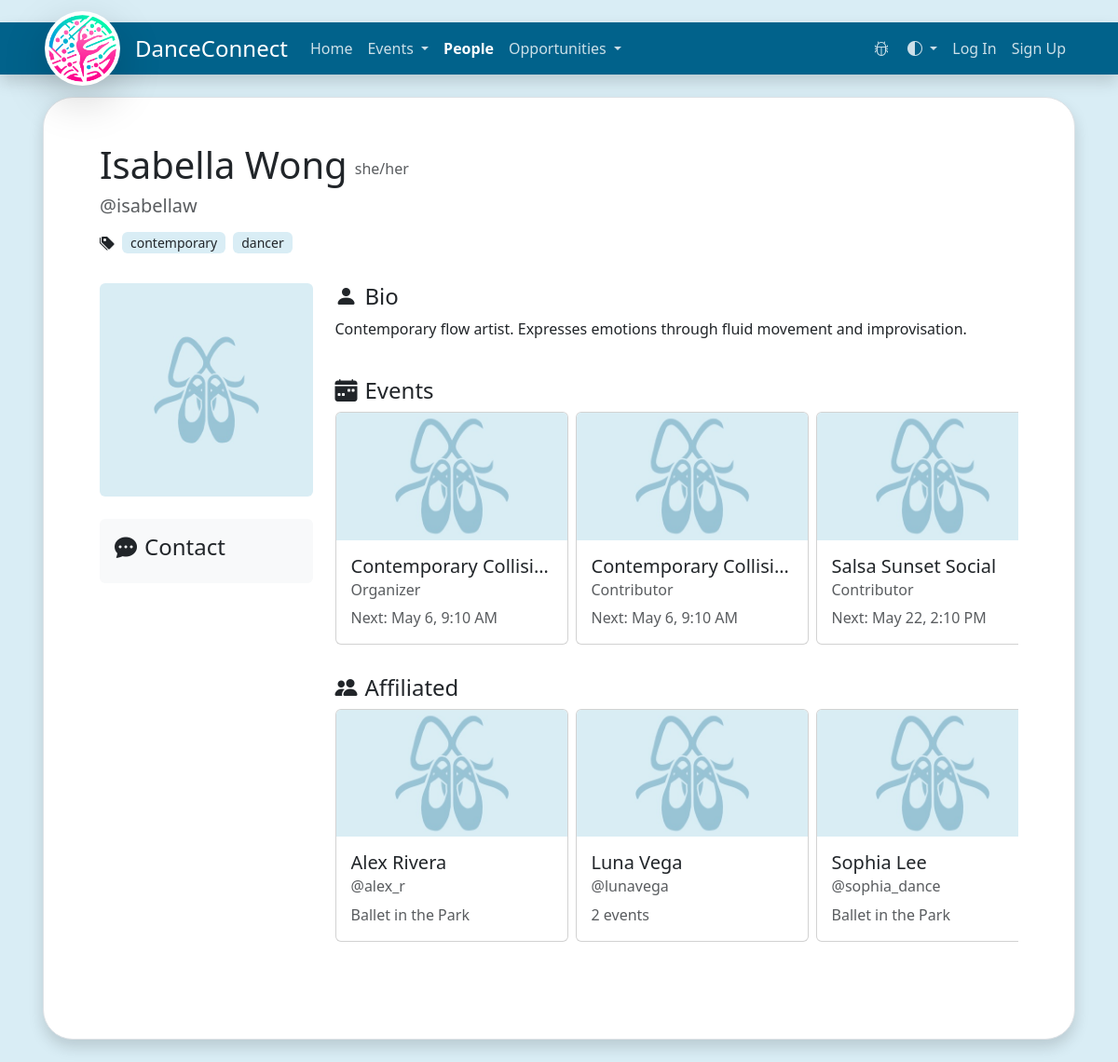
/people/isabellaw/, run on the app's committed database.
### website/models/user/user.py (models this page shows)
class User(db.Model, UserMixin):
    __tablename__ = "users"
    id: Mapped[int] = mapped_column(Integer, primary_key=True)
    username: Mapped[str] = mapped_column(String, unique=True)
    email: Mapped[str] = mapped_column(String, unique=True)
    password: Mapped[str]
    is_admin: Mapped[bool] = mapped_column(Boolean, default=False)
    display_name: Mapped[str]
    pronouns: Mapped[str]
    bio: Mapped[str]
    user_type: Mapped['UserType']
    profile_picture_url: Mapped[str]
    profile_picture_id: Mapped[str]
    tags: Mapped[List['UserTag']] = relationship(
        'UserTag', secondary="user_tag_relationships", back_populates='users', cascade="all, delete")
    socials: Mapped[List['SocialMedia']] = relationship(
        'SocialMedia', cascade="all, delete-orphan")
    events_organized: Mapped[List['Event']] = relationship(
        'Event', back_populates='organizer')
    events_contributed: Mapped[List['Event']] = relationship(
        'Event', secondary="event_contributors", back_populates="contributors", viewonly=True)
    contributor_association: Mapped[List['EventContributor']] = relationship(
        'EventContributor', back_populates='user', cascade="all, delete-orphan")
    opportunity_posts: Mapped[List['Opportunity']] = relationship(
        'Opportunity', back_populates='poster', cascade='all, delete-orphan')
    def get_profile_pic_url(self):
        if self.profile_picture_url == "":
            return url_for("static", filename="images/placeholder.jpg")
        return self.profile_picture_url

### website/models/user/user_tag.py (models this page shows)
class UserTag(db.Model):
    __tablename__ = "user_tags"
    id: Mapped[int] = mapped_column(Integer, primary_key=True)
    name: Mapped[str] = mapped_column(String, unique=True)
    users: Mapped[List['User']] = relationship(
        'User', secondary="user_tag_relationships", back_populates='tags')

### website/models/event/event_contributor.py (models this page shows)
class EventContributor(db.Model):
    __tablename__ = "event_contributors"
    id: Mapped[int] = mapped_column(Integer, primary_key=True)
    event_id: Mapped[int] = mapped_column(Integer, ForeignKey('events.id'))
    user_id: Mapped[int] = mapped_column(Integer, ForeignKey('users.id'))
    event: Mapped['Event'] = relationship(
        'Event', back_populates="contributor_association")
    user: Mapped['User'] = relationship(
        'User', back_populates="contributor_association")
    role: Mapped[str]

### website/models/event/event.py (models this page shows)
class Event(db.Model):
    __tablename__ = "events"
    id: Mapped[int] = mapped_column(Integer, primary_key=True, nullable=False)
    organizer_id: Mapped[int] = mapped_column(
        Integer, ForeignKey('users.id'), nullable=False)
    organizer: Mapped["User"] = relationship(
        "User", back_populates="events_organized")
    title: Mapped[str]
    description: Mapped[str]
    url: Mapped[str]
    tags: Mapped[List['EventTag']] = relationship(
        'EventTag', secondary="event_tag_relationships", back_populates='events', cascade="all, delete")
    venue_name: Mapped[str]
    venue_address: Mapped[str]
    venue_is_mobility_aid_accessible: Mapped[bool] = mapped_column(Boolean)
    accessibility_notes: Mapped[str]
    min_ticket_price: Mapped[Optional[float]]
    max_ticket_price: Mapped[Optional[float]]
    occurrences: Mapped[List['EventOccurrence']] = relationship(
        'EventOccurrence', back_populates='event', order_by="asc(EventOccurrence.start_time)", cascade="all, delete-orphan")
    contributors: Mapped[List['User']] = relationship(
        'User', secondary="event_contributors", back_populates="events_contributed", viewonly=True)
    contributor_association: Mapped[List['EventContributor']] = relationship(
        'EventContributor', back_populates='event', cascade="all, delete-orphan")
    request_notifications: Mapped[List['EventRequestNotification']] = relationship(
        'EventRequestNotification', back_populates="event", cascade="all, delete-orphan")
    @hybrid_property
    def next_occurrence(self) -> Optional[EventOccurrence]:
        chronological_list = self.occurrences
        chronological_list.sort(
            key=lambda occurrence: occurrence.start_time)
        for occurrence in chronological_list:
            if occurrence.start_time > datetime.now():
                return occurrence
        return None

### website/routes/ui/people.py (the view)
@people.route("/<username>/", methods=["GET"])
def person(username):
    person: User = read_single_user(username=username)["data"]
    events_contributed = person.contributor_association
    socialMediaDic = {}
    for social in person.socials:
        socialMediaDic[social.social_media] = social.handle
    print(socialMediaDic)
    edit = False
    bio = None
    if person.bio != "":
        bio = person.bio
    affiliations = get_affilliations(person.id)["data"] or []
    return render_template(
        "person.html",
        user=current_user,
        person=person,
        bio=bio,
        events_contributed=events_contributed,
        events_organized=person.events_organized,
        affiliations=affiliations,
        edit=edit,
        socials=socialMediaDic,
    )

### website/templates/person.html (shortened to what this page needs)
{% extends "base.html" %}
{% block content %}
<div class="container">
        <div class="row align-items-center mb-4">
            <div class="col">
                {% block edit_person_display_name_pronouns %}
                <div class="row p-0 m-0 align-items-center">
                    <div class="col-auto justify-content-start p-0 pe-2 m-0">
                        <h1>{{ person.display_name }}</h1>
                    </div>
                    {% if person.pronouns != "" %}
                    <div class="col-auto justify-content-start p-0 text-muted">
                        {{person.pronouns}}
                    </div>
                    {% endif %}
                </div>
                <div class="col-auto justify-content-start mb-3 text-muted">
                    <h5>@{{person.username}}</h5>
                </div>
                {% endblock %}
                {% block edit_person_tags %}
                {% if person.tags|length > 0 %}
                <div class="row d-flex flex-wrap gx-1 pb-0 mb-0">
                    {% if person.tags and person.tags|length > 0 %}
                    <div class="col-lg-auto col-12 d-lg-inline-block d-block me-1 mb-1">
                        <i class="bi bi-tag{{'s' if person.tags|length > 1}}-fill" aria-describedby="Tags"></i>
                    </div>
                    {% for tag in person.tags %}
                    <form class="col-auto mb-1" action="{{ url_for('people.people_list') }}" method="POST">
                        <button name="tags" value="{{ tag.name }}" class="me-1 mb-1 px-2 py-0 bg-opacity-25 rounded text-nowrap tag btn btn-sm">{{ tag.name
                            }}</button>
                    </form>
                    {% endfor %}
                    {% endif %}
                </div>
                {% endif %}
                {% endblock %}
            </div>
        </div>
        <div class="row mb-4">
            <div class="col-12 col-md-5 col-xl-3">
                <div class="rounded mb-4 overflow-hidden ratio ratio-1x1">
                    <img src="{{ person.get_profile_pic_url() }}" class="img-fluid" alt="{{person.display_name}}" />
                </div>
                {% block edit_person_EditContacts %}
                <div class="p-3 bg-body-tertiary rounded text-decoration-none">
                    <h4><i class="bi bi-chat-dots-fill pe-2"></i>Contact</h4>
                </div>
                {% endblock %}
            </div>
            <div class="col-12 col-md-7 col-xl-9 pl-xl-5 pl-3">
                <div class="pb-4">
                    <h4><i class="bi bi-person-fill pe-2"></i>Bio</h4>
                    <p>
                        {% block edit_person_bio %}
                        {% if bio == None %}
                        This user has not added a bio to their profile yet.
                        {% else %}
                        {{ bio }}
                        {% endif %}
                        {% endblock %}
                    </p>
                </div>
                <div class="pb-4">
                    <h4><i class="bi bi-calendar-week-fill pe-2"></i>Events</h4>
                    <div class="row-12 d-flex flex-no-wrap overflow-x-scroll ">
                        {% from 'macros.html' import grid_item %}
                        {% for contributed in events_contributed %}
                        {% if contributed.event.occurrences|length != 0%}
                        <div class="col-auto me-2">
                            {{ grid_item(
                                image_src=url_for('static',
                                filename='images/placeholder.jpg'),
                                title=contributed.event.title,
                                subtitle=contributed.role,
                                text=("Next: " ~ contributed.event.next_occurrence.start_time.strftime('%b %-d, %-I:%M %p')) if contributed.event.next_occurrence else ("Last: " ~ (contributed.event.occurrences|last).start_time.strftime('%b %-d, %-I:%M %p')) if contributed.event.occurrences|length > 0 else "",
                                href=url_for('events.event_details',
                                    event_id=contributed.event.id)
                            ) }}
                        </div>
                        {% endif %}
                        {% endfor %}
                    </div>
                </div>
                <div class="pb-4">
                    <h4><i class="bi bi-people-fill pe-2"></i>Affiliated</h4>
                    <div class="row-12 d-flex flex-no-wrap overflow-x-scroll ">
                        {% if affiliations != None %}
                        {% for affiliation in affiliations %}
                        <div class="col-auto me-2">
                            {{ grid_item(image_src=url_for('static', filename='images/placeholder.jpg'),
                            title=affiliation.display_name,
                            subtitle="@" + affiliation.username,
                            text=affiliations[affiliation][0].title if affiliations[affiliation]|length == 1 else
                            (affiliations[affiliation]|length) ~ " events",
                            href=url_for('people.person', username=affiliation.username)) }}
                        </div>
                        {% endfor %}
                        {% endif %}
                    </div>
                </div>
            </div>
        </div>
</div>
{% endblock %}

### website/templates/base.html (shortened to what this page needs)
<!DOCTYPE html>
<html lang="en" data-bs-theme="light">
    <head>
        <link href="https://cdn.jsdelivr.net/npm/bootstrap@5.3.3/dist/css/bootstrap.min.css" rel="stylesheet"
 />
        <link rel="stylesheet" href="https://stackpath.bootstrapcdn.com/font-awesome/4.7.0/css/font-awesome.min.css" />
        <link rel="stylesheet" href="{{ url_for('static', filename='style/base.css') }}" />
        <link rel="stylesheet" href="https://cdn.jsdelivr.net/npm/bootstrap-icons@1.11.3/font/bootstrap-icons.min.css">
    </head>
    <body>
        {% if not hide_navbar %}
        <nav class="navbar sticky-top navbar-expand-lg navbar-dark mt-4 px-md-5 px-3 shadow">
            <a id="logo" class="navbar-brand d-flex align-items-center pe-3" href="{{ url_for('views.home') }}">
                <img id="logo-img" class="rounded-circle p-1 shadow-lg bg-white" src="{{url_for('static', filename='images/logo.png')}}"
                    alt="DanceConnect Logo" />
                <div class="ps-3 m-0 py-0 h4">DanceConnect</div>
            </a>
            <div id="navbar" class="navbar-collapse collapse justify-content-between mt-3 mt-lg-0">
                <div class="navbar-nav navbar-left">
                    <a class="nav-link" id="home" href="{{ url_for('views.home') }}" title="Home">
                        <span class="nav-label">Home</span>
                    </a>
                    <div class="nav-item dropdown">
                        <a class="nav-link dropdown-toggle" id="events" href="#" role="button" data-bs-toggle="dropdown" aria-expanded="false">
                            <span class="nav-label">Events</span>
                        </a>
                    </div>
                    <a class="nav-link" id="people" href="{{ url_for('people.people_list') }}" title="People">
                        <span class="nav-label">People</span>
                    </a>
                    <div class="nav-item dropdown">
                        <a class="nav-link dropdown-toggle" id="opportunities" href="#" role="button" data-bs-toggle="dropdown" aria-expanded="false">
                            <span class="nav-label">Opportunities</span>
                        </a>
                    </div>
                </div>
                <div class="navbar-nav navbar-right">
                    <a class="nav-link" id="debug" href="{{ url_for('debug.debug') }}" title="Debug">
                        <i id="debug-icon" class="nav-icon me-1 bi bi-bug"></i>
                    </a>
                    <div class="dropdown">
                        <button type="button" class="nav-link dropdown-toggle" data-bs-toggle="dropdown" aria-expanded="false"
                            aria-label="Colour Scheme" data-bs-auto-close="true" title="Colour Scheme">
                            <i id="colour-scheme-icon" class="nav-icon me-1 bi bi-circle-half"></i>
                        </button>
                    </div>
                    {% if user.is_authenticated %}
                    <a class="nav-link" id="notifications" href="{{ url_for('notifications.notification_list') }}" title="Notifications">
                        <i id="notifications-icon" class="nav-icon me-1 bi bi-bell">
                        </i>
                        <span class="fst-normal nav-label d-lg-none">
                            Notifications
                        </span>
                        {% if user.received_notifications|length > 0 %}
                        <span class="badge notifications-badge fst-normal rounded-pill bg-icon-background">
                            {{ user.received_notifications|length }}
                        </span>
                        {% endif %}
                    </a>
                    <a class="nav-link" id="profile" href="{{ url_for('people.person', username=user.username) }}" title="Profile">
                        <i id="profile-icon" class="nav-icon d-lg-none me-1 bi bi-person"></i>
                        <span class="nav-label">Profile</span>
                    </a>
                    <a class="nav-link" id="logout" href="{{ url_for('auth.logout') }}" title="Log out">
                        <i id="logout-icon" class="nav-icon d-lg-none me-1 bi bi-door-closed"></i>
                        <span class="nav-label">Log Out</span>
                    </a>
                    {% else %}
                    <a class="nav-link" id="login" href="{{ url_for('auth.login') }}">
                        <span class="nav-label">Log In</span>
                    </a>
                    <a class="nav-link" id="sign-up" href="{{ url_for('auth.sign_up') }}">
                        <span class="nav-label">Sign Up</span>
                    </a>
                    {% endif %}
                </div>
            </div>
        </nav>
        {% endif %}
        <div class="base container-lg px-2 px-md-3 py-3">
            {% block outer_content %}
            <div class="contentbox border p-4 p-lg-5 my-2 shadow bg-body rounded-5">
                {% block content %} {% endblock %}
            </div>
            {% endblock %}
        </div>
    </body>
</html>

### website/templates/macros.html (shortened to what this page needs)
{% macro grid_item(image_src, title, subtitle, text, href) %}
<div class="card grid-card mb-2">
    <a href="{{ href }}" class="overflow-hidden ratio ratio-16x9"><img src="{{ image_src }}" class="card-img-top"
            alt="Image preview for {{ title }}"></a>
    <div class="card-body">
        <div class="stretched-link-container">
            <h5 class="card-title text-truncate">{{ title }}</h5>
            {% if subtitle %}
            <h6 class="card-subtitle mb-2 text-muted text-truncate">{{ subtitle }}</h6>
            {% endif %}
            {% if text %}
            <p class="card-text text-truncate text-muted pb-0 mb-0">{{ text }}</p>
            {% endif %}
        </div>
    </div>
</div>
{% endmacro %}

### data on the page
User: display_name "Isabella Wong", pronouns "she/her", username "isabellaw", bio "Contemporary flow artist. Expresses emotions through fluid movement and improvisation."
UserTag: name "contemporary"
UserTag: name "dancer"
EventContributor: role "Organizer", text "Next: May 6, 9:10 AM"
Event: title "Contemporary Collisi…"
EventContributor: role "Contributor", text "Next: May 6, 9:10 AM"
EventContributor: role "Contributor", text "Next: May 22, 2:10 PM"
Event: title "Salsa Sunset Social"
User: display_name "Alex Rivera", subtitle "@alex_r"
Event: title "Ballet in the Park"
User: display_name "Luna Vega", subtitle "@lunavega", text "2 events"
User: display_name "Sophia Lee", subtitle "@sophia_dance"
